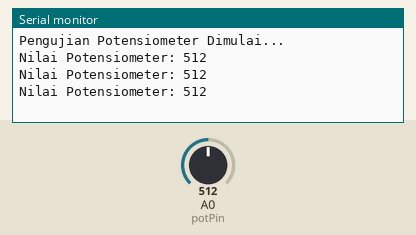
Simulated run of this sketch. Board: Arduino Uno, built with avr-gcc and run on an emulated ATmega328P. Parts: the last lines printed to the serial monitor. The test bench sets the inputs (shaded band); at power-on: A0 (potPin) = 512.

Above: at 1.3 s.
1.4 s: A0 (potPin) set to 716
At 1.9 s:
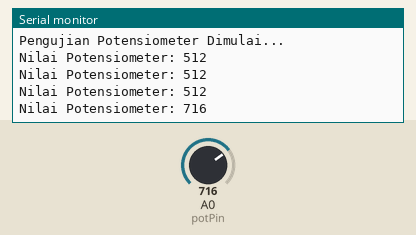
2.9 s: A0 (potPin) set to 900
At 3.4 s:
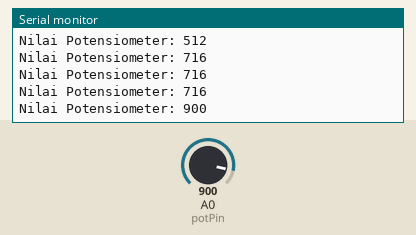
Timing chart, 0 to 5.9 s (numbered marks = the images above; inputs shaded):
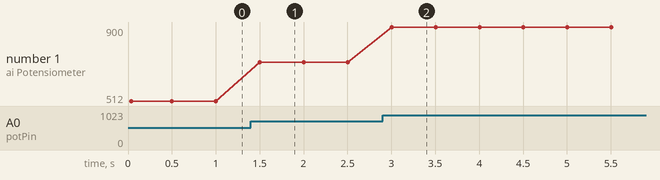

The sketch:

5.Pengujian_Potensiometer.ino
```cpp
int potPin = A0;

void setup() {
  Serial.begin(9600);
  Serial.println("Pengujian Potensiometer Dimulai...");
}

void loop() {
  int nilaiPot = analogRead(potPin);

  Serial.print("Nilai Potensiometer: ");
  Serial.println(nilaiPot);

  delay(500);
}
```

Measured:
- after the input at 1.4 s, the serial monitor: prints a new line after 0.10 s (image 1)
- after the input at 2.9 s, the serial monitor: prints a new line after 0.10 s (image 2)
- plotted number 1: 512 → 716 after the input at 1.4 s, 716 → 900 after the input at 2.9 s
